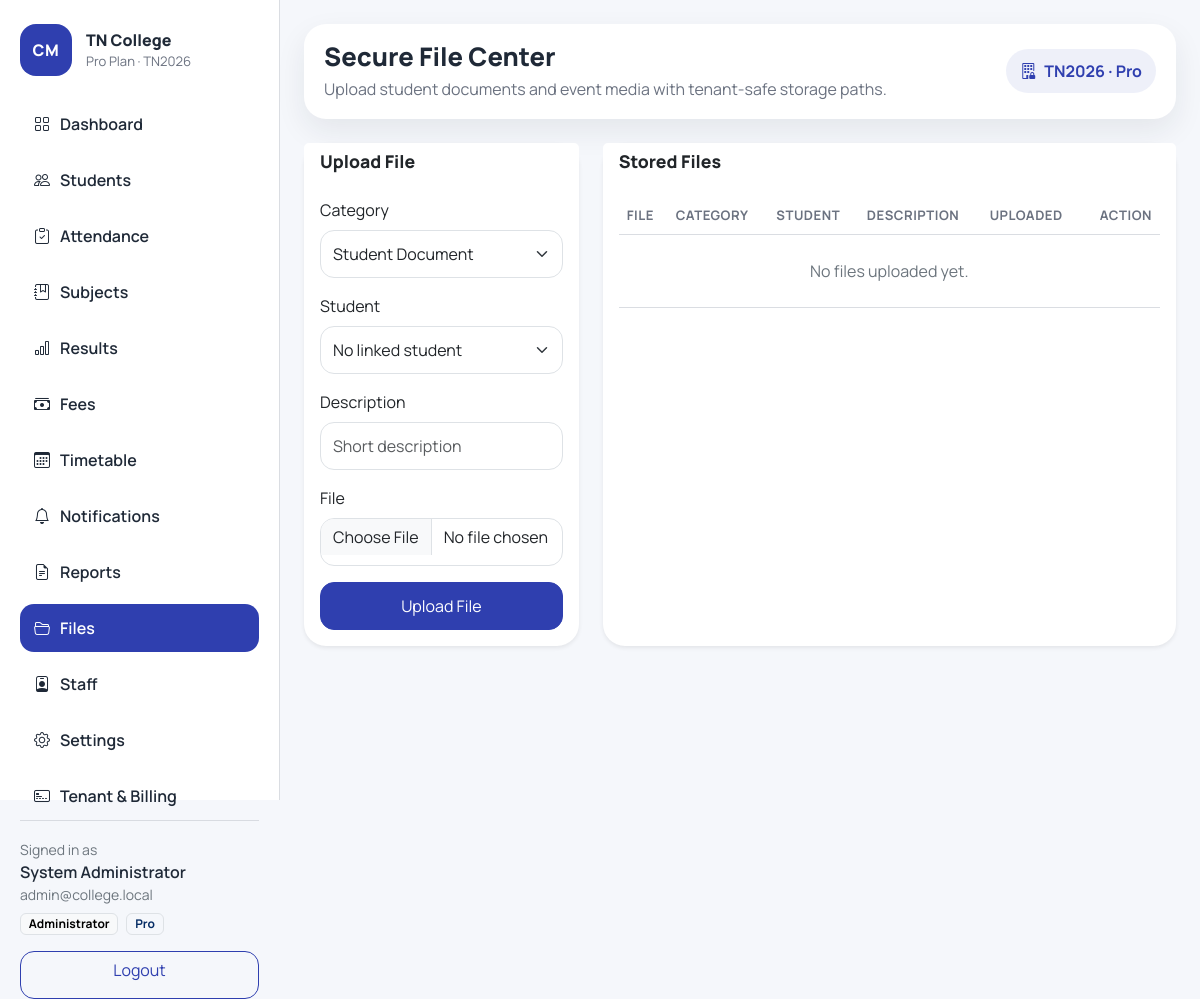
Screenshot of /files/ (signed in) with the database file from the repository.
### app/models.py (models this page shows, shortened)
class TimestampMixin:
    created_at = db.Column(db.DateTime, default=datetime.utcnow, nullable=False)
    updated_at = db.Column(
        db.DateTime,
        default=datetime.utcnow,
        onupdate=datetime.utcnow,
        nullable=False,
    )

class College(TimestampMixin, db.Model):
    __tablename__ = "colleges"
    id = db.Column(db.Integer, primary_key=True)
    name = db.Column(db.String(150), nullable=False)
    code = db.Column(db.String(30), unique=True, nullable=False)
    subdomain = db.Column(db.String(80), unique=True, nullable=True)
    contact_email = db.Column(db.String(120), nullable=True)
    contact_phone = db.Column(db.String(30), nullable=True)
    is_active = db.Column(db.Boolean, default=True, nullable=False)
    subscriptions = db.relationship(
        "CollegeSubscription",
        backref="college",
        lazy=True,
        cascade="all, delete-orphan",
    )
    departments = db.relationship("Department", backref="college", lazy=True)
    users = db.relationship("User", backref="college", lazy=True)
    students = db.relationship("Student", backref="college", lazy=True)
    subjects = db.relationship("Subject", backref="college", lazy=True)
    fee_categories = db.relationship("FeeCategory", backref="college", lazy=True)
    time_slots = db.relationship("TimeSlot", backref="college", lazy=True)
    timetable_entries = db.relationship("TimetableEntry", backref="college", lazy=True)
    notifications = db.relationship("NotificationLog", backref="college", lazy=True)
    uploaded_files = db.relationship("UploadedFile", backref="college", lazy=True)
    @property
    def current_subscription(self):
        return (
            CollegeSubscription.query.filter_by(college_id=self.id)
            .order_by(CollegeSubscription.created_at.desc())
            .first()
        )
    @property
    def active_plan(self):
        subscription = self.current_subscription
        return subscription.plan if subscription and subscription.plan else None

class SubscriptionPlan(TimestampMixin, db.Model):
    __tablename__ = "subscription_plans"
    id = db.Column(db.Integer, primary_key=True)
    name = db.Column(db.String(80), unique=True, nullable=False)
    code = db.Column(db.String(30), unique=True, nullable=False)
    monthly_price = db.Column(db.Float, default=0, nullable=False)
    features = db.Column(db.JSON, default=list, nullable=False)
    subscriptions = db.relationship("CollegeSubscription", backref="plan", lazy=True)

class User(UserMixin, TimestampMixin, db.Model):
    __tablename__ = "users"
    id = db.Column(db.Integer, primary_key=True)
    college_id = db.Column(db.Integer, db.ForeignKey("colleges.id"), nullable=True, index=True)
    username = db.Column(db.String(80), unique=True, nullable=False)
    email = db.Column(db.String(120), unique=True, nullable=False)
    full_name = db.Column(db.String(120), nullable=True)
    phone = db.Column(db.String(30), nullable=True)
    password_hash = db.Column(db.String(255), nullable=False)
    role = db.Column(db.String(20), default="admin", nullable=False)
    department_id = db.Column(db.Integer, db.ForeignKey("departments.id"), nullable=True)
    is_active_user = db.Column(db.Boolean, default=True, nullable=False)
    activities = db.relationship("ActivityLog", backref="actor", lazy=True)
    department = db.relationship("Department", backref="team_members", lazy=True)
    assigned_subjects = db.relationship(
        "Subject",
        secondary=staff_subject_assignments,
        back_populates="assigned_staff",
        lazy="subquery",
    )
    staff_timetable = db.relationship("TimetableEntry", backref="staff_member", lazy=True)
    uploaded_items = db.relationship("UploadedFile", backref="uploaded_by", lazy=True)
    @property
    def is_active(self):
        return self.is_active_user
    @property
    def display_name(self):
        return self.full_name or self.username

### app/blueprints/files/routes.py (the view, shortened to what this page needs)
@files_bp.route("/", methods=["GET", "POST"])
@login_required
@roles_required("admin", "hod", "staff")
@feature_required("document_uploads", "event_gallery")
def file_center():
    form = UploadForm()
    accessible_students = get_accessible_students(current_user)
    accessible_student_ids = get_accessible_student_ids(current_user)
    form.student_id.choices = [(0, "No linked student")] + [
        (student.id, f"{student.name} ({student.register_no})") for student in accessible_students
    ]
    current_college = get_current_college(current_user)
    files = (
        college_scoped_query(UploadedFile, current_user)
        .filter(or_(UploadedFile.student_id.is_(None), UploadedFile.student_id.in_(accessible_student_ids or [0])))
        .order_by(UploadedFile.created_at.desc())
        .all()
    )
    return render_template("files/index.html", form=form, files=files)

### app/templates/files/index.html (shortened to what this page needs)
{% extends "base.html" %}
{% block page_title %}Secure File Center{% endblock %}
{% block page_subtitle %}Upload student documents and event media with tenant-safe storage paths.{% endblock %}
{% block content %}
<div class="row g-4">
    <div class="col-12 col-xl-4">
        <div class="card border-0 shadow-sm h-100">
            <div class="card-header bg-white border-0"><h2 class="section-title">Upload File</h2></div>
            <div class="card-body">
                <form method="post" enctype="multipart/form-data" class="row g-3">
                    <div class="col-12">{{ form.category.label(class="form-label") }}{{ form.category(class="form-select") }}</div>
                    <div class="col-12">{{ form.student_id.label(class="form-label") }}{{ form.student_id(class="form-select") }}</div>
                    <div class="col-12">{{ form.description.label(class="form-label") }}{{ form.description(class="form-control", placeholder="Short description") }}</div>
                    <div class="col-12">{{ form.file.label(class="form-label") }}{{ form.file(class="form-control") }}</div>
                    <div class="col-12 d-grid">{{ form.submit(class="btn btn-primary") }}</div>
                </form>
            </div>
        </div>
    </div>
    <div class="col-12 col-xl-8">
        <div class="card border-0 shadow-sm h-100">
            <div class="card-header bg-white border-0"><h2 class="section-title">Stored Files</h2></div>
            <div class="card-body">
                <div class="table-responsive">
                    <table class="table align-middle custom-table">
                        <thead><tr><th>File</th><th>Category</th><th>Student</th><th>Description</th><th>Uploaded</th><th class="text-end">Action</th></tr></thead>
                        <tbody>
                            {% for item in files %}
                            <tr>
                                <td>{{ item.original_filename }}</td>
                                <td>{{ item.category|replace('_', ' ')|title }}</td>
                                <td>{{ item.student.name if item.student else 'General' }}</td>
                                <td>{{ item.description or 'NA' }}</td>
                                <td>{{ item.created_at.strftime('%d %b %Y, %I:%M %p') }}</td>
                                <td class="text-end"><a href="{{ url_for('files.download_file', file_id=item.id) }}" class="btn btn-sm btn-outline-primary">Download</a></td>
                            </tr>
                            {% else %}
                            <tr><td colspan="6" class="text-center py-4 text-secondary">No files uploaded yet.</td></tr>
                            {% endfor %}
                        </tbody>
                    </table>
                </div>
            </div>
        </div>
    </div>
</div>
{% endblock %}

### app/templates/base.html (shortened to what this page needs)
{% macro nav_link(endpoint, label, icon, startswith=None) -%}
{% set active = request.endpoint == endpoint or (startswith and request.endpoint and request.endpoint.startswith(startswith)) %}
<a class="nav-link {% if active %}active{% endif %}" href="{{ url_for(endpoint) }}">
    <i class="bi bi-{{ icon }}"></i>
    <span>{{ label }}</span>
</a>
{%- endmacro %}
<!doctype html>
<html lang="en">
<head>
    <link href="https://cdn.jsdelivr.net/npm/bootstrap@5.3.3/dist/css/bootstrap.min.css" rel="stylesheet">
    <link href="https://cdn.jsdelivr.net/npm/bootstrap-icons@1.11.3/font/bootstrap-icons.css" rel="stylesheet">
    <link href="{{ url_for('static', filename='css/styles.css') }}" rel="stylesheet">
</head>
<body class="app-body">
{% if current_user.is_authenticated %}
<div class="app-shell">
    <aside class="sidebar d-none d-lg-flex flex-column">
        <div>
            <div class="brand-panel">
                <div class="brand-mark">CM</div>
                <div>
                    <div class="brand-title">{{ active_college.name if active_college else college_name }}</div>
                    <div class="brand-subtitle">
                        {{ active_plan.name if active_plan else "Starter" }} Plan
                        {% if active_college and active_college.code %}· {{ active_college.code }}{% endif %}
                    </div>
                </div>
            </div>
            <nav class="nav flex-column nav-pills sidebar-nav gap-2 mt-4">
                {% if current_user.role == "student" %}
                    {{ nav_link("portal.student_dashboard", "Student Portal", "person-workspace", "portal.") }}
                    {{ nav_link("portal.profile", "Profile", "person-circle") }}
                {% elif current_user.role == "parent" %}
                    {{ nav_link("portal.parent_dashboard", "Parent Portal", "people", "portal.") }}
                    {{ nav_link("portal.profile", "Profile", "person-circle") }}
                {% else %}
                    {{ nav_link("main.dashboard", "Dashboard", "grid", "main.") }}
                    {{ nav_link("students.list_students", "Students", "people", "students.") }}
                    {{ nav_link("attendance.manage_attendance", "Attendance", "clipboard-check", "attendance.") }}
                    {{ nav_link("subjects.list_subjects", "Subjects", "journal-bookmark", "subjects.") }}
                    {{ nav_link("results.manage_results", "Results", "bar-chart", "results.") }}
                    {% if "fee_management" in plan_features %}
                        {{ nav_link("fees.manage_fees", "Fees", "cash-stack", "fees.") }}
                    {% endif %}
                    {% if "timetable" in plan_features %}
                        {{ nav_link("timetable.manage_timetable", "Timetable", "calendar3", "timetable.") }}
                    {% endif %}
                    {% if "sms_notifications" in plan_features or "whatsapp_notifications" in plan_features %}
                        {{ nav_link("notifications.notification_center", "Notifications", "bell", "notifications.") }}
                    {% endif %}
                    {{ nav_link("reports.report_center", "Reports", "file-earmark-text", "reports.") }}
                    {% if "document_uploads" in plan_features or "event_gallery" in plan_features %}
                        {{ nav_link("files.file_center", "Files", "folder2-open", "files.") }}
                    {% endif %}
                    {% if current_user.role == "admin" %}
                        {{ nav_link("staff.list_staff", "Staff", "person-badge", "staff.") }}
                        {{ nav_link("settings.manage_settings", "Settings", "gear", "settings.") }}
                        {{ nav_link("saas.tenant_center", "Tenant & Billing", "credit-card-2-front", "saas.") }}
                    {% endif %}
                {% endif %}
            </nav>
        </div>
        <div class="sidebar-footer">
            <div class="small text-secondary">Signed in as</div>
            <div class="fw-semibold">{{ current_user.display_name }}</div>
            <div class="small text-secondary">{{ current_user.email }}</div>
            <div class="d-flex gap-2 mt-2 flex-wrap">
                <span class="badge text-bg-light border">{{ role_labels.get(current_user.role, current_user.role|title) }}</span>
                {% if active_plan %}
                <span class="badge text-bg-primary-subtle border text-primary-emphasis">{{ active_plan.name }}</span>
                {% endif %}
            </div>
            <a href="{{ url_for('auth.logout') }}" class="btn btn-outline-primary w-100 mt-3">Logout</a>
        </div>
    </aside>
    <main class="content-area">
        <header class="topbar d-flex justify-content-between align-items-center">
            <div class="d-flex align-items-center gap-3">
                <div>
                    <h1 class="page-title mb-1">{% block page_title %}Dashboard{% endblock %}</h1>
                    <p class="page-subtitle mb-0">{% block page_subtitle %}Manage your college operations from one place.{% endblock %}</p>
                </div>
            </div>
            <div class="topbar-pill d-none d-md-inline-flex">
                <i class="bi bi-building-lock"></i>
                {% if active_college and active_college.code %}{{ active_college.code }}{% endif %}
                {% if active_plan %}· {{ active_plan.name }}{% endif %}
            </div>
        </header>
        {% block content %}{% endblock %}
    </main>
</div>
{% endif %}
</body>
</html>

### rows the page displays
College: name "TN College", code "TN2026"
SubscriptionPlan: name "Pro"
User: display_name "System Administrator", email "admin@college.local", get "Administrator"

### other values shown
{{ label }} "Dashboard Students Attendance Subjects Results Fees Timetable Notifications Reports Files Staff Settings Tenant & Billing"
